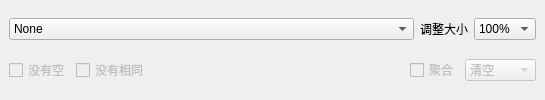
<?xml version="1.0" encoding="UTF-8"?>
<ui version="4.0">
 <class>InputWidget</class>
 <widget class="QWidget" name="InputWidget">
  <property name="geometry">
   <rect>
    <x>0</x>
    <y>0</y>
    <width>545</width>
    <height>100</height>
   </rect>
  </property>
  <property name="windowTitle">
   <string>来自</string>
  </property>
  <layout class="QGridLayout" name="gridLayout">
   <property name="leftMargin">
    <number>0</number>
   </property>
   <property name="topMargin">
    <number>0</number>
   </property>
   <property name="rightMargin">
    <number>0</number>
   </property>
   <property name="bottomMargin">
    <number>0</number>
   </property>
   <property name="spacing">
    <number>0</number>
   </property>
   <item row="0" column="0">
    <widget class="QWidget" name="widget_2" native="true">
     <property name="sizePolicy">
      <sizepolicy hsizetype="Preferred" vsizetype="Fixed">
       <horstretch>0</horstretch>
       <verstretch>0</verstretch>
      </sizepolicy>
     </property>
     <layout class="QVBoxLayout" name="verticalLayout">
      <property name="spacing">
       <number>0</number>
      </property>
      <property name="leftMargin">
       <number>0</number>
      </property>
      <property name="topMargin">
       <number>0</number>
      </property>
      <property name="rightMargin">
       <number>0</number>
      </property>
      <property name="bottomMargin">
       <number>0</number>
      </property>
      <item>
       <widget class="QWidget" name="widget" native="true">
        <layout class="QHBoxLayout" name="horizontalLayout">
         <item>
          <widget class="QComboBox" name="obsTextSourceComboBox">
           <property name="toolTip">
            <string>&quot;选择一个OBS文本源，将其在查询字符串或请求体中的当前文本用作 `{{input}}` 或 `{{imageb64}}`.&quot;</string>
           </property>
           <item>
            <property name="text">
             <string>None</string>
            </property>
           </item>
          </widget>
         </item>
         <item>
          <widget class="QLabel" name="label_resizeInput">
           <property name="sizePolicy">
            <sizepolicy hsizetype="Fixed" vsizetype="Preferred">
             <horstretch>0</horstretch>
             <verstretch>0</verstretch>
            </sizepolicy>
           </property>
           <property name="text">
            <string>调整大小</string>
           </property>
          </widget>
         </item>
         <item>
          <widget class="QComboBox" name="comboBox_resizeInput">
           <property name="sizePolicy">
            <sizepolicy hsizetype="Fixed" vsizetype="Fixed">
             <horstretch>0</horstretch>
             <verstretch>0</verstretch>
            </sizepolicy>
           </property>
           <item>
            <property name="text">
             <string>100%</string>
            </property>
           </item>
           <item>
            <property name="text">
             <string>50%</string>
            </property>
           </item>
           <item>
            <property name="text">
             <string>25%</string>
            </property>
           </item>
           <item>
            <property name="text">
             <string>10%</string>
            </property>
           </item>
           <item>
            <property name="text">
             <string>5%</string>
            </property>
           </item>
          </widget>
         </item>
        </layout>
       </widget>
      </item>
      <item>
       <widget class="QWidget" name="widget_inputValueOptions" native="true">
        <property name="enabled">
         <bool>false</bool>
        </property>
        <layout class="QHBoxLayout" name="horizontalLayout_2">
         <item>
          <widget class="QCheckBox" name="obsTextSourceEnabledCheckBox">
           <property name="text">
            <string>没有空</string>
           </property>
          </widget>
         </item>
         <item>
          <widget class="QCheckBox" name="obsTextSourceSkipSameCheckBox">
           <property name="text">
            <string>没有相同</string>
           </property>
          </widget>
         </item>
         <item>
          <spacer name="horizontalSpacer_2">
           <property name="orientation">
            <enum>Qt::Horizontal</enum>
           </property>
           <property name="sizeHint" stdset="0">
            <size>
             <width>181</width>
             <height>20</height>
            </size>
           </property>
          </spacer>
         </item>
         <item>
          <widget class="QCheckBox" name="aggToTarget">
           <property name="toolTip">
            <string>聚合输入，直到找到空，然后为请求使用聚合值。</string>
           </property>
           <property name="text">
            <string>聚合</string>
           </property>
          </widget>
         </item>
         <item>
          <widget class="QComboBox" name="comboBox_aggTarget">
           <property name="currentText">
            <string>清空</string>
           </property>
           <item>
            <property name="text">
             <string>清空</string>
            </property>
           </item>
           <item>
            <property name="text">
             <string>for 30s</string>
            </property>
           </item>
           <item>
            <property name="text">
             <string>for 1m</string>
            </property>
           </item>
           <item>
            <property name="text">
             <string>for 2m</string>
            </property>
           </item>
           <item>
            <property name="text">
             <string>for 5m</string>
            </property>
           </item>
           <item>
            <property name="text">
             <string>for 10m</string>
            </property>
           </item>
          </widget>
         </item>
        </layout>
       </widget>
      </item>
     </layout>
    </widget>
   </item>
  </layout>
 </widget>
 <resources/>
 <connections/>
</ui>
